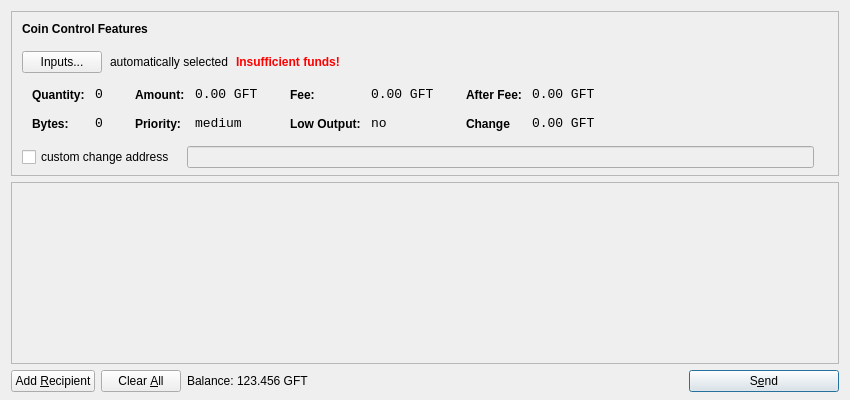
<?xml version="1.0" encoding="UTF-8"?>
<ui version="4.0">
 <class>SendCoinsDialog</class>
 <widget class="QDialog" name="SendCoinsDialog">
  <property name="geometry">
   <rect>
    <x>0</x>
    <y>0</y>
    <width>850</width>
    <height>400</height>
   </rect>
  </property>
  <property name="windowTitle">
   <string>Send Coins</string>
  </property>
  <layout class="QVBoxLayout" name="verticalLayout" stretch="0,1,0">
   <property name="bottomMargin">
    <number>8</number>
   </property>
   <item>
    <widget class="QFrame" name="frameCoinControl">
     <property name="sizePolicy">
      <sizepolicy hsizetype="Expanding" vsizetype="Expanding">
       <horstretch>0</horstretch>
       <verstretch>0</verstretch>
      </sizepolicy>
     </property>
     <property name="maximumSize">
      <size>
       <width>16777215</width>
       <height>16777215</height>
      </size>
     </property>
     <property name="frameShape">
      <enum>QFrame::StyledPanel</enum>
     </property>
     <property name="frameShadow">
      <enum>QFrame::Sunken</enum>
     </property>
     <layout class="QVBoxLayout" name="verticalLayoutCoinControl2">
      <property name="spacing">
       <number>-1</number>
      </property>
      <property name="leftMargin">
       <number>0</number>
      </property>
      <property name="topMargin">
       <number>0</number>
      </property>
      <property name="rightMargin">
       <number>0</number>
      </property>
      <property name="bottomMargin">
       <number>6</number>
      </property>
      <item>
       <layout class="QVBoxLayout" name="verticalLayoutCoinControl" stretch="0,0,0,0,1">
        <property name="spacing">
         <number>0</number>
        </property>
        <property name="leftMargin">
         <number>10</number>
        </property>
        <property name="topMargin">
         <number>10</number>
        </property>
        <item>
         <layout class="QHBoxLayout" name="horizontalLayoutCoinControl1">
          <property name="bottomMargin">
           <number>15</number>
          </property>
          <item>
           <widget class="QLabel" name="labelCoinControlFeatures">
            <property name="sizePolicy">
             <sizepolicy hsizetype="Preferred" vsizetype="Maximum">
              <horstretch>0</horstretch>
              <verstretch>0</verstretch>
             </sizepolicy>
            </property>
            <property name="font">
             <font>
              <weight>75</weight>
              <bold>true</bold>
             </font>
            </property>
            <property name="styleSheet">
             <string notr="true">font-weight:bold;</string>
            </property>
            <property name="text">
             <string>Coin Control Features</string>
            </property>
           </widget>
          </item>
         </layout>
        </item>
        <item>
         <layout class="QHBoxLayout" name="horizontalLayoutCoinControl2" stretch="0,0,0,0">
          <property name="spacing">
           <number>8</number>
          </property>
          <property name="bottomMargin">
           <number>10</number>
          </property>
          <item>
           <widget class="QPushButton" name="pushButtonCoinControl">
            <property name="styleSheet">
             <string notr="true"/>
            </property>
            <property name="text">
             <string>Inputs...</string>
            </property>
           </widget>
          </item>
          <item>
           <widget class="QLabel" name="labelCoinControlAutomaticallySelected">
            <property name="text">
             <string>automatically selected</string>
            </property>
            <property name="margin">
             <number>5</number>
            </property>
           </widget>
          </item>
          <item>
           <widget class="QLabel" name="labelCoinControlInsuffFunds">
            <property name="font">
             <font>
              <weight>75</weight>
              <bold>true</bold>
             </font>
            </property>
            <property name="styleSheet">
             <string notr="true">color:red;font-weight:bold;</string>
            </property>
            <property name="text">
             <string>Insufficient funds!</string>
            </property>
            <property name="margin">
             <number>5</number>
            </property>
           </widget>
          </item>
          <item>
           <spacer name="horizontalSpacerCoinControl">
            <property name="orientation">
             <enum>Qt::Horizontal</enum>
            </property>
            <property name="sizeHint" stdset="0">
             <size>
              <width>40</width>
              <height>1</height>
             </size>
            </property>
           </spacer>
          </item>
         </layout>
        </item>
        <item>
         <widget class="QWidget" name="widgetCoinControl" native="true">
          <property name="sizePolicy">
           <sizepolicy hsizetype="Preferred" vsizetype="Preferred">
            <horstretch>0</horstretch>
            <verstretch>0</verstretch>
           </sizepolicy>
          </property>
          <property name="minimumSize">
           <size>
            <width>0</width>
            <height>0</height>
           </size>
          </property>
          <property name="styleSheet">
           <string notr="true"/>
          </property>
          <layout class="QHBoxLayout" name="horizontalLayoutCoinControl5">
           <property name="margin">
            <number>0</number>
           </property>
           <item>
            <layout class="QHBoxLayout" name="horizontalLayoutCoinControl3" stretch="0,0,0,1">
             <property name="spacing">
              <number>20</number>
             </property>
             <property name="topMargin">
              <number>0</number>
             </property>
             <property name="bottomMargin">
              <number>10</number>
             </property>
             <item>
              <layout class="QFormLayout" name="formLayoutCoinControl1">
               <property name="horizontalSpacing">
                <number>10</number>
               </property>
               <property name="verticalSpacing">
                <number>14</number>
               </property>
               <property name="leftMargin">
                <number>10</number>
               </property>
               <property name="topMargin">
                <number>4</number>
               </property>
               <property name="rightMargin">
                <number>6</number>
               </property>
               <item row="0" column="0">
                <widget class="QLabel" name="labelCoinControlQuantityText">
                 <property name="styleSheet">
                  <string notr="true">font-weight:bold;</string>
                 </property>
                 <property name="text">
                  <string>Quantity:</string>
                 </property>
                 <property name="margin">
                  <number>0</number>
                 </property>
                </widget>
               </item>
               <item row="0" column="1">
                <widget class="QLabel" name="labelCoinControlQuantity">
                 <property name="font">
                  <font>
                   <family>Monospace</family>
                   <pointsize>10</pointsize>
                  </font>
                 </property>
                 <property name="cursor">
                  <cursorShape>IBeamCursor</cursorShape>
                 </property>
                 <property name="contextMenuPolicy">
                  <enum>Qt::ActionsContextMenu</enum>
                 </property>
                 <property name="text">
                  <string>0</string>
                 </property>
                 <property name="margin">
                  <number>0</number>
                 </property>
                 <property name="textInteractionFlags">
                  <set>Qt::LinksAccessibleByMouse|Qt::TextSelectableByKeyboard|Qt::TextSelectableByMouse</set>
                 </property>
                </widget>
               </item>
               <item row="1" column="0">
                <widget class="QLabel" name="labelCoinControlBytesText">
                 <property name="styleSheet">
                  <string notr="true">font-weight:bold;</string>
                 </property>
                 <property name="text">
                  <string>Bytes:</string>
                 </property>
                </widget>
               </item>
               <item row="1" column="1">
                <widget class="QLabel" name="labelCoinControlBytes">
                 <property name="font">
                  <font>
                   <family>Monospace</family>
                   <pointsize>10</pointsize>
                  </font>
                 </property>
                 <property name="cursor">
                  <cursorShape>IBeamCursor</cursorShape>
                 </property>
                 <property name="contextMenuPolicy">
                  <enum>Qt::ActionsContextMenu</enum>
                 </property>
                 <property name="text">
                  <string>0</string>
                 </property>
                 <property name="textInteractionFlags">
                  <set>Qt::LinksAccessibleByMouse|Qt::TextSelectableByKeyboard|Qt::TextSelectableByMouse</set>
                 </property>
                </widget>
               </item>
              </layout>
             </item>
             <item>
              <layout class="QFormLayout" name="formLayoutCoinControl2">
               <property name="horizontalSpacing">
                <number>10</number>
               </property>
               <property name="verticalSpacing">
                <number>14</number>
               </property>
               <property name="leftMargin">
                <number>6</number>
               </property>
               <property name="topMargin">
                <number>4</number>
               </property>
               <property name="rightMargin">
                <number>6</number>
               </property>
               <item row="0" column="0">
                <widget class="QLabel" name="labelCoinControlAmountText">
                 <property name="styleSheet">
                  <string notr="true">font-weight:bold;</string>
                 </property>
                 <property name="text">
                  <string>Amount:</string>
                 </property>
                 <property name="margin">
                  <number>0</number>
                 </property>
                </widget>
               </item>
               <item row="0" column="1">
                <widget class="QLabel" name="labelCoinControlAmount">
                 <property name="font">
                  <font>
                   <family>Monospace</family>
                   <pointsize>10</pointsize>
                  </font>
                 </property>
                 <property name="cursor">
                  <cursorShape>IBeamCursor</cursorShape>
                 </property>
                 <property name="contextMenuPolicy">
                  <enum>Qt::ActionsContextMenu</enum>
                 </property>
                 <property name="text">
                  <string>0.00 GFT</string>
                 </property>
                 <property name="textInteractionFlags">
                  <set>Qt::LinksAccessibleByMouse|Qt::TextSelectableByKeyboard|Qt::TextSelectableByMouse</set>
                 </property>
                </widget>
               </item>
               <item row="1" column="0">
                <widget class="QLabel" name="labelCoinControlPriorityText">
                 <property name="styleSheet">
                  <string notr="true">font-weight:bold;</string>
                 </property>
                 <property name="text">
                  <string>Priority:</string>
                 </property>
                </widget>
               </item>
               <item row="1" column="1">
                <widget class="QLabel" name="labelCoinControlPriority">
                 <property name="font">
                  <font>
                   <family>Monospace</family>
                   <pointsize>10</pointsize>
                  </font>
                 </property>
                 <property name="cursor">
                  <cursorShape>IBeamCursor</cursorShape>
                 </property>
                 <property name="contextMenuPolicy">
                  <enum>Qt::ActionsContextMenu</enum>
                 </property>
                 <property name="text">
                  <string>medium</string>
                 </property>
                 <property name="textInteractionFlags">
                  <set>Qt::LinksAccessibleByMouse|Qt::TextSelectableByKeyboard|Qt::TextSelectableByMouse</set>
                 </property>
                </widget>
               </item>
              </layout>
             </item>
             <item>
              <layout class="QFormLayout" name="formLayoutCoinControl3">
               <property name="horizontalSpacing">
                <number>10</number>
               </property>
               <property name="verticalSpacing">
                <number>14</number>
               </property>
               <property name="leftMargin">
                <number>6</number>
               </property>
               <property name="topMargin">
                <number>4</number>
               </property>
               <property name="rightMargin">
                <number>6</number>
               </property>
               <item row="0" column="0">
                <widget class="QLabel" name="labelCoinControlFeeText">
                 <property name="styleSheet">
                  <string notr="true">font-weight:bold;</string>
                 </property>
                 <property name="text">
                  <string>Fee:</string>
                 </property>
                 <property name="margin">
                  <number>0</number>
                 </property>
                </widget>
               </item>
               <item row="0" column="1">
                <widget class="QLabel" name="labelCoinControlFee">
                 <property name="font">
                  <font>
                   <family>Monospace</family>
                   <pointsize>10</pointsize>
                  </font>
                 </property>
                 <property name="cursor">
                  <cursorShape>IBeamCursor</cursorShape>
                 </property>
                 <property name="contextMenuPolicy">
                  <enum>Qt::ActionsContextMenu</enum>
                 </property>
                 <property name="text">
                  <string>0.00 GFT</string>
                 </property>
                 <property name="textInteractionFlags">
                  <set>Qt::LinksAccessibleByMouse|Qt::TextSelectableByKeyboard|Qt::TextSelectableByMouse</set>
                 </property>
                </widget>
               </item>
               <item row="1" column="0">
                <widget class="QLabel" name="labelCoinControlLowOutputText">
                 <property name="styleSheet">
                  <string notr="true">font-weight:bold;</string>
                 </property>
                 <property name="text">
                  <string>Low Output:</string>
                 </property>
                </widget>
               </item>
               <item row="1" column="1">
                <widget class="QLabel" name="labelCoinControlLowOutput">
                 <property name="font">
                  <font>
                   <family>Monospace</family>
                   <pointsize>10</pointsize>
                  </font>
                 </property>
                 <property name="cursor">
                  <cursorShape>IBeamCursor</cursorShape>
                 </property>
                 <property name="contextMenuPolicy">
                  <enum>Qt::ActionsContextMenu</enum>
                 </property>
                 <property name="text">
                  <string>no</string>
                 </property>
                 <property name="textInteractionFlags">
                  <set>Qt::LinksAccessibleByMouse|Qt::TextSelectableByKeyboard|Qt::TextSelectableByMouse</set>
                 </property>
                </widget>
               </item>
              </layout>
             </item>
             <item>
              <layout class="QFormLayout" name="formLayoutCoinControl4">
               <property name="horizontalSpacing">
                <number>10</number>
               </property>
               <property name="verticalSpacing">
                <number>14</number>
               </property>
               <property name="leftMargin">
                <number>6</number>
               </property>
               <property name="topMargin">
                <number>4</number>
               </property>
               <property name="rightMargin">
                <number>6</number>
               </property>
               <item row="0" column="0">
                <widget class="QLabel" name="labelCoinControlAfterFeeText">
                 <property name="styleSheet">
                  <string notr="true">font-weight:bold;</string>
                 </property>
                 <property name="text">
                  <string>After Fee:</string>
                 </property>
                 <property name="margin">
                  <number>0</number>
                 </property>
                </widget>
               </item>
               <item row="0" column="1">
                <widget class="QLabel" name="labelCoinControlAfterFee">
                 <property name="font">
                  <font>
                   <family>Monospace</family>
                   <pointsize>10</pointsize>
                  </font>
                 </property>
                 <property name="cursor">
                  <cursorShape>IBeamCursor</cursorShape>
                 </property>
                 <property name="contextMenuPolicy">
                  <enum>Qt::ActionsContextMenu</enum>
                 </property>
                 <property name="text">
                  <string>0.00 GFT</string>
                 </property>
                 <property name="textInteractionFlags">
                  <set>Qt::LinksAccessibleByMouse|Qt::TextSelectableByKeyboard|Qt::TextSelectableByMouse</set>
                 </property>
                </widget>
               </item>
               <item row="1" column="0">
                <widget class="QLabel" name="labelCoinControlChangeText">
                 <property name="styleSheet">
                  <string notr="true">font-weight:bold;</string>
                 </property>
                 <property name="text">
                  <string>Change</string>
                 </property>
                </widget>
               </item>
               <item row="1" column="1">
                <widget class="QLabel" name="labelCoinControlChange">
                 <property name="font">
                  <font>
                   <family>Monospace</family>
                   <pointsize>10</pointsize>
                  </font>
                 </property>
                 <property name="cursor">
                  <cursorShape>IBeamCursor</cursorShape>
                 </property>
                 <property name="contextMenuPolicy">
                  <enum>Qt::ActionsContextMenu</enum>
                 </property>
                 <property name="text">
                  <string>0.00 GFT</string>
                 </property>
                 <property name="textInteractionFlags">
                  <set>Qt::LinksAccessibleByMouse|Qt::TextSelectableByKeyboard|Qt::TextSelectableByMouse</set>
                 </property>
                </widget>
               </item>
              </layout>
             </item>
            </layout>
           </item>
          </layout>
         </widget>
        </item>
        <item>
         <layout class="QHBoxLayout" name="horizontalLayoutCoinControl4" stretch="0,0,0">
          <property name="spacing">
           <number>12</number>
          </property>
          <property name="sizeConstraint">
           <enum>QLayout::SetDefaultConstraint</enum>
          </property>
          <property name="topMargin">
           <number>5</number>
          </property>
          <property name="rightMargin">
           <number>5</number>
          </property>
          <item>
           <widget class="QCheckBox" name="checkBoxCoinControlChange">
            <property name="text">
             <string>custom change address</string>
            </property>
           </widget>
          </item>
          <item>
           <widget class="QLineEdit" name="lineEditCoinControlChange">
            <property name="enabled">
             <bool>false</bool>
            </property>
            <property name="sizePolicy">
             <sizepolicy hsizetype="Expanding" vsizetype="Fixed">
              <horstretch>0</horstretch>
              <verstretch>0</verstretch>
             </sizepolicy>
            </property>
           </widget>
          </item>
          <item>
           <widget class="QLabel" name="labelCoinControlChangeLabel">
            <property name="sizePolicy">
             <sizepolicy hsizetype="Preferred" vsizetype="Expanding">
              <horstretch>0</horstretch>
              <verstretch>0</verstretch>
             </sizepolicy>
            </property>
            <property name="minimumSize">
             <size>
              <width>0</width>
              <height>0</height>
             </size>
            </property>
            <property name="text">
             <string/>
            </property>
            <property name="margin">
             <number>3</number>
            </property>
           </widget>
          </item>
         </layout>
        </item>
        <item>
         <spacer name="verticalSpacerCoinControl">
          <property name="orientation">
           <enum>Qt::Vertical</enum>
          </property>
          <property name="sizeHint" stdset="0">
           <size>
            <width>800</width>
            <height>1</height>
           </size>
          </property>
         </spacer>
        </item>
       </layout>
      </item>
     </layout>
    </widget>
   </item>
   <item>
    <widget class="QScrollArea" name="scrollArea">
     <property name="widgetResizable">
      <bool>true</bool>
     </property>
     <widget class="QWidget" name="scrollAreaWidgetContents">
      <property name="geometry">
       <rect>
        <x>0</x>
        <y>0</y>
        <width>830</width>
        <height>165</height>
       </rect>
      </property>
      <layout class="QVBoxLayout" name="verticalLayout_2">
       <property name="margin">
        <number>0</number>
       </property>
       <item>
        <layout class="QVBoxLayout" name="entries">
         <property name="spacing">
          <number>6</number>
         </property>
        </layout>
       </item>
       <item>
        <spacer name="verticalSpacer">
         <property name="orientation">
          <enum>Qt::Vertical</enum>
         </property>
         <property name="sizeHint" stdset="0">
          <size>
           <width>20</width>
           <height>40</height>
          </size>
         </property>
        </spacer>
       </item>
      </layout>
     </widget>
    </widget>
   </item>
   <item>
    <layout class="QHBoxLayout" name="horizontalLayout">
     <item>
      <widget class="QPushButton" name="addButton">
       <property name="toolTip">
        <string>Send to multiple recipients at once</string>
       </property>
       <property name="text">
        <string>Add &amp;Recipient</string>
       </property>
       <property name="icon">
        <iconset resource="../bitcoin.qrc">
         <normaloff>:/icons/add</normaloff>:/icons/add</iconset>
       </property>
       <property name="autoDefault">
        <bool>false</bool>
       </property>
      </widget>
     </item>
     <item>
      <widget class="QPushButton" name="clearButton">
       <property name="sizePolicy">
        <sizepolicy hsizetype="Minimum" vsizetype="Fixed">
         <horstretch>0</horstretch>
         <verstretch>0</verstretch>
        </sizepolicy>
       </property>
       <property name="toolTip">
        <string>Remove all transaction fields</string>
       </property>
       <property name="text">
        <string>Clear &amp;All</string>
       </property>
       <property name="icon">
        <iconset resource="../bitcoin.qrc">
         <normaloff>:/icons/remove</normaloff>:/icons/remove</iconset>
       </property>
       <property name="autoRepeatDelay">
        <number>300</number>
       </property>
       <property name="autoDefault">
        <bool>false</bool>
       </property>
      </widget>
     </item>
     <item>
      <layout class="QHBoxLayout" name="horizontalLayout_2">
       <property name="spacing">
        <number>3</number>
       </property>
       <item>
        <widget class="QLabel" name="label">
         <property name="sizePolicy">
          <sizepolicy hsizetype="Preferred" vsizetype="Fixed">
           <horstretch>0</horstretch>
           <verstretch>0</verstretch>
          </sizepolicy>
         </property>
         <property name="text">
          <string>Balance:</string>
         </property>
        </widget>
       </item>
       <item>
        <widget class="QLabel" name="labelBalance">
         <property name="sizePolicy">
          <sizepolicy hsizetype="Preferred" vsizetype="Fixed">
           <horstretch>0</horstretch>
           <verstretch>0</verstretch>
          </sizepolicy>
         </property>
         <property name="cursor">
          <cursorShape>IBeamCursor</cursorShape>
         </property>
         <property name="text">
          <string>123.456 GFT</string>
         </property>
         <property name="textInteractionFlags">
          <set>Qt::LinksAccessibleByMouse|Qt::TextSelectableByKeyboard|Qt::TextSelectableByMouse</set>
         </property>
        </widget>
       </item>
      </layout>
     </item>
     <item>
      <spacer name="horizontalSpacer">
       <property name="orientation">
        <enum>Qt::Horizontal</enum>
       </property>
       <property name="sizeHint" stdset="0">
        <size>
         <width>40</width>
         <height>20</height>
        </size>
       </property>
      </spacer>
     </item>
     <item>
      <widget class="QPushButton" name="sendButton">
       <property name="minimumSize">
        <size>
         <width>150</width>
         <height>0</height>
        </size>
       </property>
       <property name="toolTip">
        <string>Confirm the send action</string>
       </property>
       <property name="text">
        <string>S&amp;end</string>
       </property>
       <property name="icon">
        <iconset resource="../bitcoin.qrc">
         <normaloff>:/icons/send</normaloff>:/icons/send</iconset>
       </property>
       <property name="default">
        <bool>true</bool>
       </property>
      </widget>
     </item>
    </layout>
   </item>
  </layout>
 </widget>
 <resources>
  <include location="../bitcoin.qrc"/>
 </resources>
 <connections/>
</ui>
